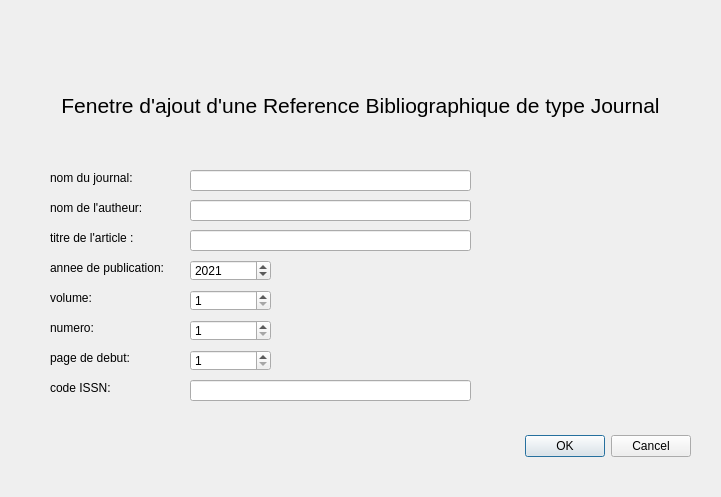
<?xml version="1.0" encoding="UTF-8"?>
<ui version="4.0">
 <class>AjoutJournalInterface</class>
 <widget class="QDialog" name="AjoutJournalInterface">
  <property name="geometry">
   <rect>
    <x>0</x>
    <y>0</y>
    <width>721</width>
    <height>497</height>
   </rect>
  </property>
  <property name="windowTitle">
   <string>AjoutJournalInterface</string>
  </property>
  <widget class="QDialogButtonBox" name="buttonBox">
   <property name="geometry">
    <rect>
     <x>350</x>
     <y>430</y>
     <width>341</width>
     <height>32</height>
    </rect>
   </property>
   <property name="orientation">
    <enum>Qt::Horizontal</enum>
   </property>
   <property name="standardButtons">
    <set>QDialogButtonBox::Cancel|QDialogButtonBox::Ok</set>
   </property>
  </widget>
  <widget class="QLabel" name="label">
   <property name="geometry">
    <rect>
     <x>20</x>
     <y>30</y>
     <width>681</width>
     <height>151</height>
    </rect>
   </property>
   <property name="sizePolicy">
    <sizepolicy hsizetype="Preferred" vsizetype="Preferred">
     <horstretch>0</horstretch>
     <verstretch>0</verstretch>
    </sizepolicy>
   </property>
   <property name="font">
    <font>
     <pointsize>16</pointsize>
    </font>
   </property>
   <property name="text">
    <string>Fenetre d'ajout d'une Reference Bibliographique de type Journal</string>
   </property>
   <property name="scaledContents">
    <bool>false</bool>
   </property>
   <property name="alignment">
    <set>Qt::AlignCenter</set>
   </property>
  </widget>
  <widget class="QLabel" name="label_2">
   <property name="geometry">
    <rect>
     <x>50</x>
     <y>170</y>
     <width>101</width>
     <height>16</height>
    </rect>
   </property>
   <property name="text">
    <string>nom du journal:</string>
   </property>
  </widget>
  <widget class="QLabel" name="label_3">
   <property name="geometry">
    <rect>
     <x>50</x>
     <y>260</y>
     <width>131</width>
     <height>16</height>
    </rect>
   </property>
   <property name="text">
    <string>annee de publication:</string>
   </property>
  </widget>
  <widget class="QLabel" name="label_4">
   <property name="geometry">
    <rect>
     <x>50</x>
     <y>290</y>
     <width>58</width>
     <height>16</height>
    </rect>
   </property>
   <property name="text">
    <string>volume:</string>
   </property>
  </widget>
  <widget class="QLabel" name="label_5">
   <property name="geometry">
    <rect>
     <x>50</x>
     <y>320</y>
     <width>91</width>
     <height>16</height>
    </rect>
   </property>
   <property name="text">
    <string>numero:</string>
   </property>
  </widget>
  <widget class="QLabel" name="label_6">
   <property name="geometry">
    <rect>
     <x>50</x>
     <y>350</y>
     <width>91</width>
     <height>16</height>
    </rect>
   </property>
   <property name="text">
    <string>page de debut:</string>
   </property>
  </widget>
  <widget class="QLabel" name="label_7">
   <property name="geometry">
    <rect>
     <x>50</x>
     <y>200</y>
     <width>111</width>
     <height>16</height>
    </rect>
   </property>
   <property name="text">
    <string>nom de l'autheur:</string>
   </property>
  </widget>
  <widget class="QLabel" name="label_8">
   <property name="geometry">
    <rect>
     <x>50</x>
     <y>230</y>
     <width>101</width>
     <height>16</height>
    </rect>
   </property>
   <property name="text">
    <string>titre de l'article :</string>
   </property>
  </widget>
  <widget class="QLabel" name="label_9">
   <property name="geometry">
    <rect>
     <x>50</x>
     <y>380</y>
     <width>71</width>
     <height>16</height>
    </rect>
   </property>
   <property name="text">
    <string>code ISSN:</string>
   </property>
  </widget>
  <widget class="QLineEdit" name="txtNomJournal">
   <property name="geometry">
    <rect>
     <x>190</x>
     <y>170</y>
     <width>281</width>
     <height>21</height>
    </rect>
   </property>
  </widget>
  <widget class="QLineEdit" name="txtNomAuteur">
   <property name="geometry">
    <rect>
     <x>190</x>
     <y>200</y>
     <width>281</width>
     <height>21</height>
    </rect>
   </property>
  </widget>
  <widget class="QLineEdit" name="txtTitre">
   <property name="geometry">
    <rect>
     <x>190</x>
     <y>230</y>
     <width>281</width>
     <height>21</height>
    </rect>
   </property>
  </widget>
  <widget class="QLineEdit" name="txtISSN">
   <property name="geometry">
    <rect>
     <x>190</x>
     <y>380</y>
     <width>281</width>
     <height>21</height>
    </rect>
   </property>
  </widget>
  <widget class="QSpinBox" name="spinBoxAnnee">
   <property name="geometry">
    <rect>
     <x>190</x>
     <y>260</y>
     <width>81</width>
     <height>21</height>
    </rect>
   </property>
   <property name="maximum">
    <number>2022</number>
   </property>
   <property name="value">
    <number>2021</number>
   </property>
  </widget>
  <widget class="QSpinBox" name="spinBoxVolume">
   <property name="geometry">
    <rect>
     <x>190</x>
     <y>290</y>
     <width>81</width>
     <height>21</height>
    </rect>
   </property>
   <property name="minimum">
    <number>1</number>
   </property>
   <property name="maximum">
    <number>10000</number>
   </property>
  </widget>
  <widget class="QSpinBox" name="spinBoxNumero">
   <property name="geometry">
    <rect>
     <x>190</x>
     <y>320</y>
     <width>81</width>
     <height>21</height>
    </rect>
   </property>
   <property name="minimum">
    <number>1</number>
   </property>
   <property name="maximum">
    <number>10000</number>
   </property>
  </widget>
  <widget class="QSpinBox" name="spinBoxPage">
   <property name="geometry">
    <rect>
     <x>190</x>
     <y>350</y>
     <width>81</width>
     <height>21</height>
    </rect>
   </property>
   <property name="minimum">
    <number>1</number>
   </property>
   <property name="maximum">
    <number>10000</number>
   </property>
  </widget>
 </widget>
 <resources/>
 <connections>
  <connection>
   <sender>buttonBox</sender>
   <signal>rejected()</signal>
   <receiver>AjoutJournalInterface</receiver>
   <slot>reject()</slot>
   <hints>
    <hint type="sourcelabel">
     <x>316</x>
     <y>260</y>
    </hint>
    <hint type="destinationlabel">
     <x>286</x>
     <y>274</y>
    </hint>
   </hints>
  </connection>
  <connection>
   <sender>buttonBox</sender>
   <signal>accepted()</signal>
   <receiver>AjoutJournalInterface</receiver>
   <slot>validerJournal()</slot>
   <hints>
    <hint type="sourcelabel">
     <x>520</x>
     <y>445</y>
    </hint>
    <hint type="destinationlabel">
     <x>360</x>
     <y>248</y>
    </hint>
   </hints>
  </connection>
 </connections>
 <slots>
  <slot>validerJournal()</slot>
 </slots>
</ui>
